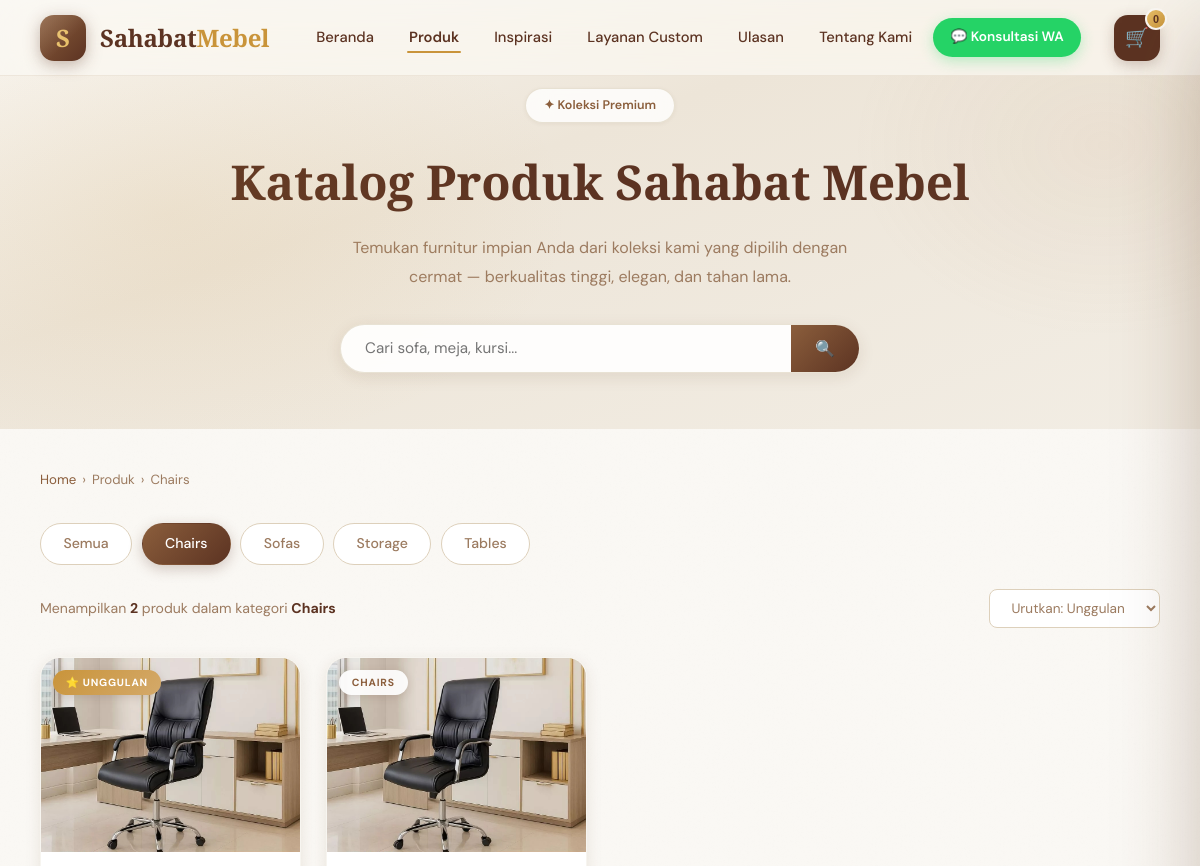
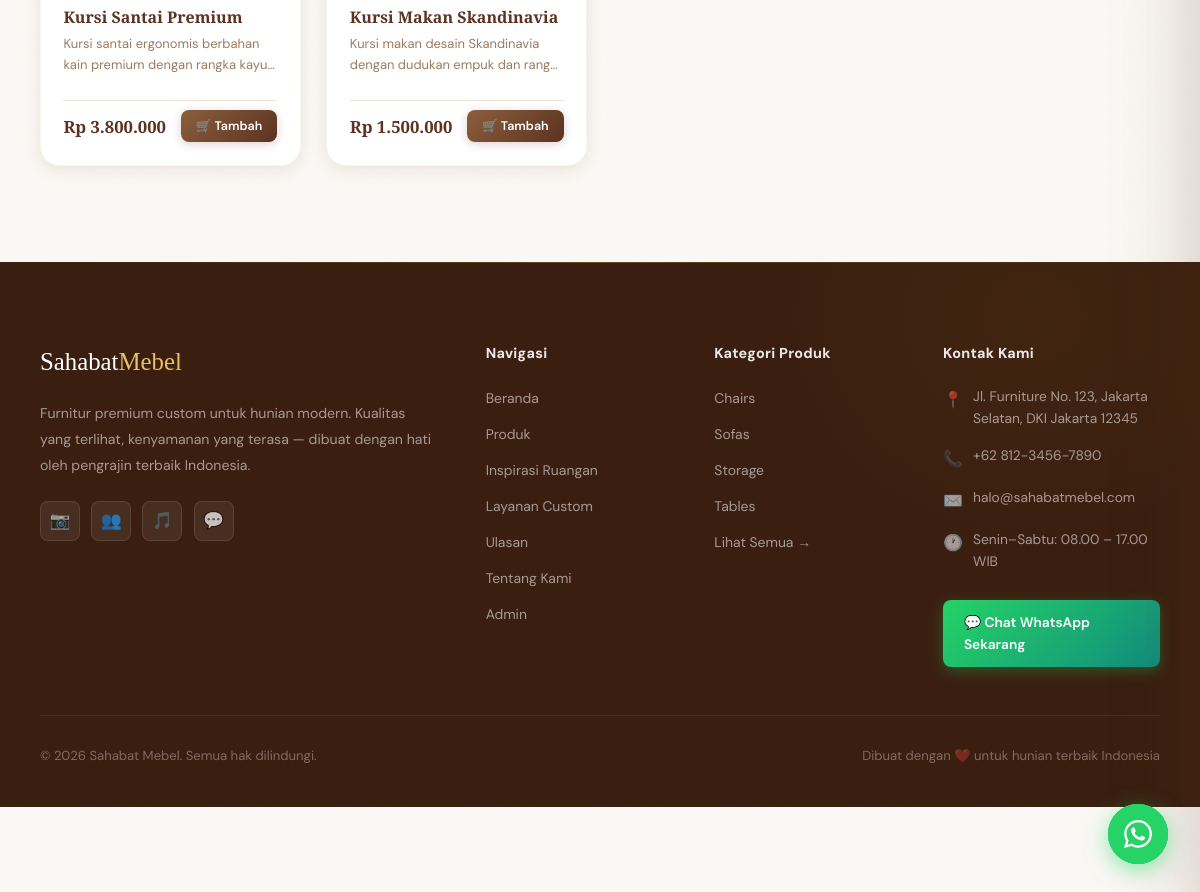
The page /products.php?cat=chairs on the database its author committed (2 pictures, top to bottom).
### tables this page shows
CREATE TABLE IF NOT EXISTS categories (
    id INT AUTO_INCREMENT PRIMARY KEY,
    name VARCHAR(100) NOT NULL,
    slug VARCHAR(100) NOT NULL UNIQUE,
    created_at TIMESTAMP DEFAULT CURRENT_TIMESTAMP
);

CREATE TABLE IF NOT EXISTS products (
    id INT AUTO_INCREMENT PRIMARY KEY,
    category_id INT NOT NULL,
    name VARCHAR(255) NOT NULL,
    description TEXT,
    price DECIMAL(10,2) NOT NULL,
    image VARCHAR(255),
    stock INT DEFAULT 0,
    is_featured TINYINT(1) DEFAULT 0,
    created_at TIMESTAMP DEFAULT CURRENT_TIMESTAMP,
    FOREIGN KEY (category_id) REFERENCES categories(id) ON DELETE CASCADE
);

### products.php (the view, shortened to what this page needs)
<?php
require_once 'config.php';
$categories = $pdo->query("SELECT * FROM categories ORDER BY name")->fetchAll();
$catFilter = isset($_GET['cat']) ? $_GET['cat'] : 'all';
$search    = isset($_GET['q'])   ? trim($_GET['q']) : '';
$sql    = "SELECT p.*, c.name AS cat_name, c.slug AS cat_slug FROM products p JOIN categories c ON p.category_id = c.id WHERE 1=1";
$params = [];
if ($catFilter !== 'all') {
    $sql .= " AND c.slug = ?";
    $params[] = $catFilter;
}
$sql .= " ORDER BY p.is_featured DESC, p.created_at DESC";
$stmt = $pdo->prepare($sql);
$stmt->execute($params);
$products = $stmt->fetchAll();
?>
<!DOCTYPE html>
<html lang="id">
<head>
  <link rel="stylesheet" href="assets/css/style.css">
</head>
<body>
<nav class="navbar" id="navbar">
  <a href="index.php" class="nav-logo">
    <div class="logo-icon">S</div>
    <span class="logo-text">Sahabat<span>Mebel</span></span>
  </a>
  <ul class="nav-menu" id="navMenu">
    <li><a href="index.php">Beranda</a></li>
    <li><a href="products.php" class="active">Produk</a></li>
    <li><a href="index.php#room-ideas">Inspirasi</a></li>
    <li><a href="index.php#layanan">Layanan Custom</a></li>
    <li><a href="index.php#testimonials">Ulasan</a></li>
    <li><a href="index.php#tentang">Tentang Kami</a></li>
    <li>
      <a href="https://wa.me/6281234567890?text=Halo%20Sahabat%20Mebel%2C%20saya%20ingin%20konsultasi%20furnitur"
         target="_blank" class="nav-wa-btn">💬 Konsultasi WA</a>
    </li>
  </ul>
  <div class="nav-actions">
    <button class="cart-btn" id="cartToggle" aria-label="Buka keranjang">
      🛒 <span class="cart-count" id="cartCount">0</span>
    </button>
  </div>
</nav>
<div class="page-hero">
  <span class="page-hero-badge">✦ Koleksi Premium</span>
  <h1 class="page-hero-title">Katalog Produk Sahabat Mebel</h1>
  <p class="page-hero-desc">Temukan furnitur impian Anda dari koleksi kami yang dipilih dengan cermat — berkualitas tinggi, elegan, dan tahan lama.</p>
  <form action="products.php" method="GET" class="search-wrap">
    <input type="text" name="q" class="search-input"
      placeholder="Cari sofa, meja, kursi..."
      value="<?= htmlspecialchars($search) ?>" autocomplete="off">
    <button type="submit" class="search-btn">🔍</button>
  </form>
</div>
<section class="section" style="padding-top:2.5rem">
  <div class="container">
    <div class="breadcrumb">
      <a href="index.php">Home</a> › <span>Produk</span>
      <?php if ($catFilter !== 'all'): ?>
      › <span><?= htmlspecialchars(ucfirst($catFilter)) ?></span>
      <?php endif; ?>
    </div>
    <div class="filter-bar" style="justify-content:flex-start;margin-bottom:1.5rem">
      <a href="products.php" class="filter-btn <?= $catFilter === 'all' ? 'active' : '' ?>">Semua</a>
      <?php foreach ($categories as $cat): ?>
      <a href="products.php?cat=<?= $cat['slug'] ?><?= $search ? '&q='.urlencode($search) : '' ?>"
        class="filter-btn <?= $catFilter === $cat['slug'] ? 'active' : '' ?>">
        <?= htmlspecialchars($cat['name']) ?>
      </a>
      <?php endforeach; ?>
    </div>
    <div class="results-info">
      <p class="results-count">
        Menampilkan <strong><?= count($products) ?></strong> produk
        <?= $catFilter !== 'all' ? ' dalam kategori <strong>'.htmlspecialchars(ucfirst($catFilter)).'</strong>' : '' ?>
      </p>
      <select class="sort-select" id="sortSelect" onchange="sortProducts(this.value)">
        <option value="default">Urutkan: Unggulan</option>
      </select>
    </div>
    <?php if (empty($products)): ?>
    <div class="empty-state">
      <div class="empty-state-icon">🔍</div>
      <h3>Produk tidak ditemukan</h3>
      <p>Coba kata kunci yang berbeda atau lihat semua produk kami.</p>
      <a href="products.php" class="btn btn-primary" style="margin-top:1.5rem">Lihat Semua Produk</a>
    </div>
    <?php else: ?>
    <div class="products-grid" id="productsGrid">
      <?php foreach ($products as $p): ?>
      <div class="product-card"
        data-category="<?= $p['cat_slug'] ?>"
        data-id="<?= $p['id'] ?>"
        data-price="<?= $p['price'] ?>"
        data-name="<?= htmlspecialchars($p['name']) ?>">
        <div class="product-img loading">
          <img
            src="assets/images/products/<?= htmlspecialchars($p['image'] ?? '') ?>"
            alt="<?= htmlspecialchars($p['name']) ?>"
            onerror="this.onerror=null;this.src='assets/images/placeholder.jpg'"
            loading="lazy"
            onload="this.closest('.product-img').classList.remove('loading')">
          <?php if ($p['is_featured']): ?>
          <span class="product-badge" style="background:linear-gradient(135deg,var(--gold),var(--brown-xs));color:#fff">⭐ Unggulan</span>
          <?php else: ?>
          <span class="product-badge"><?= htmlspecialchars($p['cat_name']) ?></span>
          <?php endif; ?>
        </div>
        <div class="product-body">
          <h3 class="product-name"><?= htmlspecialchars($p['name']) ?></h3>
          <p class="product-desc"><?= htmlspecialchars($p['description'] ?? '') ?></p>
          <div class="product-footer">
            <span class="product-price">Rp <?= number_format($p['price'], 0, ',', '.') ?></span>
            <button class="add-cart-btn"
              data-id="<?= $p['id'] ?>"
              data-name="<?= htmlspecialchars($p['name']) ?>"
              data-price="<?= $p['price'] ?>"
              data-img="assets/images/products/<?= htmlspecialchars($p['image'] ?? '') ?>"
              data-material="<?= htmlspecialchars($p['material'] ?? '') ?>"
              data-dimensions="<?= htmlspecialchars($p['dimensions'] ?? '') ?>">
              🛒 Tambah
            </button>
          </div>
        </div>
      </div>
      <?php endforeach; ?>
    </div>
    <?php endif; ?>
  </div>
</section>
<footer class="footer">
  <div class="footer-grid">
    <div>
      <div class="footer-logo">Sahabat<span>Mebel</span></div>
      <p class="footer-desc">Furnitur premium custom untuk hunian modern. Kualitas yang terlihat, kenyamanan yang terasa — dibuat dengan hati oleh pengrajin terbaik Indonesia.</p>
      <div class="footer-social">
        <a href="#" class="social-link" title="Instagram">📷</a>
        <a href="#" class="social-link" title="Facebook">👥</a>
        <a href="#" class="social-link" title="TikTok">🎵</a>
        <a href="https://wa.me/6281234567890" target="_blank" class="social-link" title="WhatsApp">💬</a>
      </div>
    </div>
    <div>
      <div class="footer-heading">Navigasi</div>
      <ul class="footer-links">
        <li><a href="index.php">Beranda</a></li>
        <li><a href="products.php">Produk</a></li>
        <li><a href="index.php#room-ideas">Inspirasi Ruangan</a></li>
        <li><a href="index.php#layanan">Layanan Custom</a></li>
        <li><a href="index.php#testimonials">Ulasan</a></li>
        <li><a href="index.php#tentang">Tentang Kami</a></li>
        <li><a href="admin/login.php">Admin</a></li>
      </ul>
    </div>
    <div>
      <div class="footer-heading">Kategori Produk</div>
      <ul class="footer-links">
        <?php foreach($categories as $cat): ?>
        <li><a href="products.php?cat=<?= $cat['slug'] ?>"><?= htmlspecialchars($cat['name']) ?></a></li>
        <?php endforeach; ?>
        <li><a href="products.php">Lihat Semua →</a></li>
      </ul>
    </div>
    <div>
      <div class="footer-heading">Kontak Kami</div>
      <div class="footer-contact-item">
        <span class="icon">📍</span>
        <span>Jl. Furniture No. 123, Jakarta Selatan, DKI Jakarta 12345</span>
      </div>
      <div class="footer-contact-item">
        <span class="icon">📞</span>
        <a href="tel:+6281234567890">+62 812-3456-7890</a>
      </div>
      <div class="footer-contact-item">
        <span class="icon">✉️</span>
        <a href="mailto:halo@sahabatmebel.com">halo@sahabatmebel.com</a>
      </div>
      <div class="footer-contact-item">
        <span class="icon">🕐</span>
        <span>Senin–Sabtu: 08.00 – 17.00 WIB</span>
      </div>
      <a href="https://wa.me/6281234567890?text=Halo%20Sahabat%20Mebel%2C%20saya%20ingin%20konsultasi"
         target="_blank" class="footer-wa-btn">💬 Chat WhatsApp Sekarang</a>
    </div>
  </div>
  <div class="footer-bottom">
    <span>© <?= date('Y') ?> Sahabat Mebel. Semua hak dilindungi.</span>
    <span>Dibuat dengan ❤️ untuk hunian terbaik Indonesia</span>
  </div>
</footer>
<div class="wa-float" id="waFloat">
  <button class="wa-float-btn" id="waFloatBtn" aria-label="Chat WhatsApp">
  </button>
</div>
</body>
</html>

### products.php (style rules this page uses)
.page-hero { background: linear-gradient(160deg, var(--cream) 0%, var(--beige) 40%, var(--cream-dark) 100%); padding: 5.5rem 2.5rem 3.5rem; text-align: center; position: relative; overflow: hidden; }
.page-hero::before { content: ''; position: absolute; top: -50%; left: -10%; width: 80%; height: 200%; background: radial-gradient(ellipse 60% 40% at 30% 50%, rgba(201,148,58,0.10) 0%, transparent 70%); pointer-events: none; }
.page-hero::after { content: ''; position: absolute; top: -30%; right: -10%; width: 60%; height: 160%; background: radial-gradient(ellipse 50% 40% at 70% 40%, rgba(184,134,90,0.08) 0%, transparent 70%); pointer-events: none; }
.page-hero-badge { display: inline-flex; align-items: center; gap: 8px; background: rgba(255,255,255,0.80); backdrop-filter: blur(12px); border: 1px solid rgba(201,184,154,0.40); padding: 0.38rem 1.1rem; border-radius: 50px; font-size: 0.78rem; color: var(--brown); font-weight: 600; margin-bottom: 1.2rem; box-shadow: var(--shadow-xs); }
.page-hero-title { font-family: 'Playfair Display', serif; font-size: clamp(2rem, 4vw, 3.2rem); color: var(--brown-dark); margin-bottom: 0.8rem; letter-spacing: -0.3px; }
.page-hero-desc { color: var(--text-muted); font-size: 1rem; max-width: 520px; margin: 0 auto; line-height: 1.8; }
.search-wrap { max-width: 520px; margin: 2rem auto 0; display: flex; gap: 0; background: rgba(255,255,255,0.90); backdrop-filter: blur(12px); border: 1.5px solid rgba(201,184,154,0.40); border-radius: 50px; overflow: hidden; transition: border-color 0.3s, box-shadow 0.3s; box-shadow: var(--shadow-sm); }
.search-input { flex: 1; border: none; outline: none; padding: 0.85rem 1.5rem; font-size: 0.95rem; background: transparent; color: var(--text-dark); font-family: 'DM Sans', 'Inter', sans-serif; }
.search-btn { padding: 0.85rem 1.5rem; background: linear-gradient(135deg, var(--brown) 0%, var(--brown-dark) 100%); color: #fff; border: none; cursor: pointer; font-size: 1rem; transition: opacity 0.3s; }
.results-info { display: flex; align-items: center; justify-content: space-between; margin-bottom: 1.8rem; flex-wrap: wrap; gap: 0.75rem; }
.results-count { font-size: 0.88rem; color: var(--text-muted); }
.results-count strong { color: var(--brown-dark); }
.sort-select { padding: 0.55rem 1.1rem; border: 1.5px solid var(--beige-mid); border-radius: var(--radius-xs); background: var(--white); color: var(--text-muted); font-size: 0.85rem; cursor: pointer; outline: none; font-family: 'DM Sans', 'Inter', sans-serif; transition: border-color 0.3s; }
.breadcrumb { max-width: 1240px; margin: 0 auto 2rem; font-size: 0.83rem; color: var(--text-muted); display: flex; align-items: center; gap: 6px; }
.breadcrumb a { color: var(--brown); }

### rows shown on the page
categories: name "Chairs"
categories: name "Sofas"
categories: name "Storage"
categories: name "Tables"
products: image (picture), is_featured "⭐ UNGGULAN", name "Kursi Santai Premium", description "Kursi santai ergonomis berbahan kain premium dengan rangka…", price "3.800.000"
products: image (picture), category.name "CHAIRS", name "Kursi Makan Skandinavia", description "Kursi makan desain Skandinavia dengan dudukan empuk dan…", price "1.500.000"

### other values the page prints
$catFilter "Chairs"
count($products) "2"
